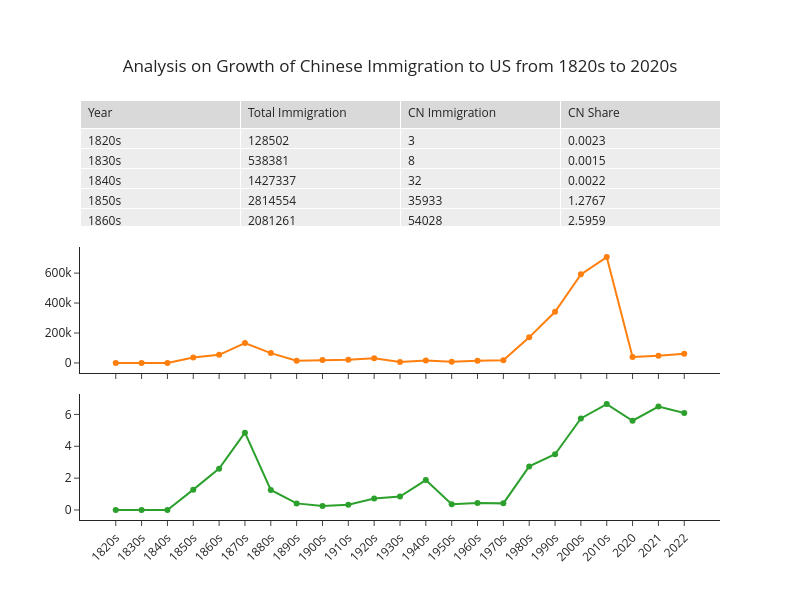

Here is the notebook cell this chart was saved with:
### Markdown cell above
### Compare Trend of Number and Percent of China Immigrants

### Code cell
'''Compare Number and Percent of CN immigrants'''
fig3 = make_subplots(
    rows=3, cols=1, shared_xaxes=True,
    specs=[[{'type':'table'}], [{'type':'scatter'}], [{'type':'scatter'}]], 
    vertical_spacing=0.05

)


# add Table
fig3.add_trace(
    go.Table(
        header=dict(values=['Year', 'Total Immigration', 'CN Immigration', 'CN Share'], align='left'),
        cells=dict(values=[lawful_period[i].tolist() for i in lawful_period.columns[:]], align='left')
    ),
    row=1, col=1)


# CN immigrants
fig3.add_trace(
    go.Scatter(
        x=lawful_period['time'],
        y=lawful_period['China_immigrant'],
        mode='lines+markers',
        name='CN Count'
    ),
    row=2, col=1
)


# CN share
fig3.add_trace(
    go.Scatter(
        x=lawful_period['time'],
        y=lawful_period['CN_pct'],
        mode='lines+markers',
        name='CN Percent'
    ),
    row=3, col=1
)


fig3.update_layout(
    height=600, width=800,
    title_text='Analysis on Growth of Chinese Immigration to US from 1820s to 2020s',
    showlegend=False, 
    title_x=0.5, title_y=0.9,
    template='simple_white',
)

fig3.update_xaxes(tickangle=-45)

fig3.show()

### Figure 1 — Plotly figure (JSON) as saved in the notebook; plotly's stock layout.template omitted (floating-point values rounded to 4 significant figures)
{"data": [{"cells": {"align": "left", "values": [["1820s", "1830s", "1840s", "1850s", "1860s", "1870s", "1880s", "1890s", "1900s", "1910s", "1920s", "1930s", "1940s", "1950s", "1960s", "1970s", "1980s", "1990s", "2000s", "2010s", "2020", "2021", "2022"], [128502, 538381, 1427337, 2814554, 2081261, 2742137, 5248568, 3694294, 8202388, 6347380, 4295510, 699375, 856608, 2499268, 3213749, 4248203, 6244379, 9775398, 10299430, 10633446, 707362, 740002, 1018349], [3, 8, 32, 35933, 54028, 133139, 65797, 15268, 19884, 20916, 30648, 5874, 16072, 8836, 14060, 17627, 170897, 342058, 591711, 707314, 39642, 48072, 62022], [0.0023, 0.0015, 0.0022, 1.277, 2.596, 4.855, 1.254, 0.4133, 0.2424, 0.3295, 0.7135, 0.8399, 1.876, 0.3535, 0.4375, 0.4149, 2.737, 3.499, 5.745, 6.652, 5.604, 6.496, 6.09]]}, "domain": {"x": [0, 1], "y": [0.7, 1]}, "header": {"align": "left", "values": ["Year", "Total Immigration", "CN Immigration", "CN Share"]}, "type": "table"}, {"mode": "lines+markers", "name": "CN Count", "type": "scatter", "x": ["1820s", "1830s", "1840s", "1850s", "1860s", "1870s", "1880s", "1890s", "1900s", "1910s", "1920s", "1930s", "1940s", "1950s", "1960s", "1970s", "1980s", "1990s", "2000s", "2010s", "2020", "2021", "2022"], "xaxis": "x", "y": [3, 8, 32, 35933, 54028, 133139, 65797, 15268, 19884, 20916, 30648, 5874, 16072, 8836, 14060, 17627, 170897, 342058, 591711, 707314, 39642, 48072, 62022], "yaxis": "y"}, {"mode": "lines+markers", "name": "CN Percent", "type": "scatter", "x": ["1820s", "1830s", "1840s", "1850s", "1860s", "1870s", "1880s", "1890s", "1900s", "1910s", "1920s", "1930s", "1940s", "1950s", "1960s", "1970s", "1980s", "1990s", "2000s", "2010s", "2020", "2021", "2022"], "xaxis": "x2", "y": [0.0023, 0.0015, 0.0022, 1.277, 2.596, 4.855, 1.254, 0.4133, 0.2424, 0.3295, 0.7135, 0.8399, 1.876, 0.3535, 0.4375, 0.4149, 2.737, 3.499, 5.745, 6.652, 5.604, 6.496, 6.09], "yaxis": "y2"}], "layout": {"height": 600, "showlegend": false, "title": {"text": "Analysis on Growth of Chinese Immigration to US from 1820s to 2020s", "x": 0.5, "y": 0.9}, "width": 800, "xaxis": {"anchor": "y", "domain": [0, 1], "matches": "x2", "showticklabels": false, "tickangle": -45}, "xaxis2": {"anchor": "y2", "domain": [0, 1], "tickangle": -45}, "yaxis": {"anchor": "x", "domain": [0.35, 0.65]}, "yaxis2": {"anchor": "x2", "domain": [0, 0.3]}}}
